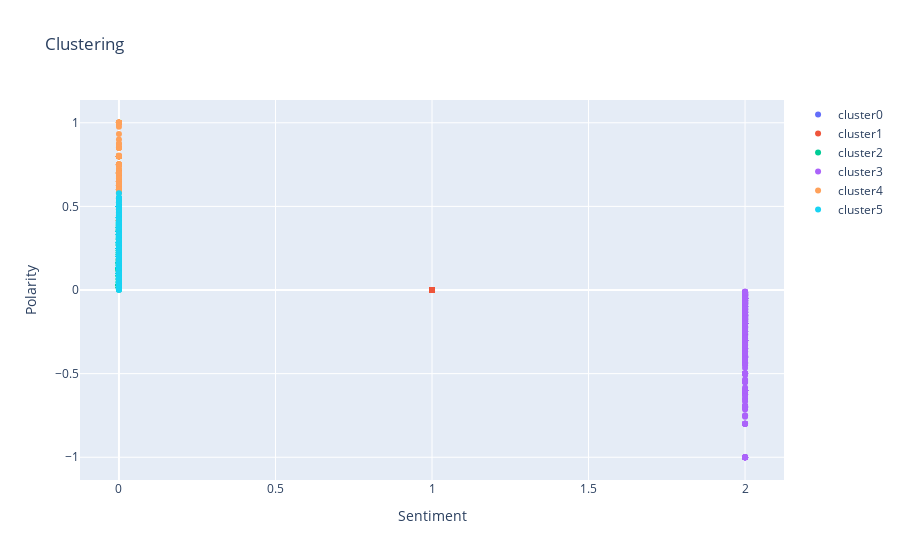

Notebook source saved alongside this figure:
### Code cell
# Plot the clusters onto a graph through a Scatter Plot that displays specific cluster data points.
plot_data = []

for clus in set(data_km['cluster']):
    df = data_km[data_km['cluster'] == clus]
    plot_data.append(go.Scatter(x=df['sentiment'], y=df['polarity'],
                                text=df['Artist'],
                                name='cluster' + str(clus), mode='markers'))
    
# Add the following for cluster centroids.
# df_cc = pd.DataFrame(km.cluster_centers_)
# plot_data.append(go.Scatter(x=df_cc[1], y=df_cc[0],
#                           # text=df['name'],
#                             name='cluster center', mode='markers'))

layout = go.Layout(xaxis=dict(title='Sentiment'), yaxis=dict(title='Polarity'),
                   title='Clustering')
fig = go.Figure(data=plot_data, layout=layout)
plotly.offline.iplot(fig)

### Figure 1 — Plotly figure (JSON) as saved in the notebook; plotly's stock layout.template omitted (floating-point values rounded to 4 significant figures; data arrays with more than 128 entries replaced by an {"elided": "..."} marker saying what was removed)
{"data": [{"mode": "markers", "name": "cluster0", "text": {"elided": "1099 int values"}, "type": "scatter", "x": {"elided": "1099 int values"}, "y": {"elided": "1099 float values"}}, {"mode": "markers", "name": "cluster1", "text": {"elided": "1642 int values"}, "type": "scatter", "x": {"elided": "1642 int values"}, "y": {"elided": "1642 int values"}}, {"mode": "markers", "name": "cluster2", "text": {"elided": "2395 int values"}, "type": "scatter", "x": {"elided": "2395 int values"}, "y": {"elided": "2395 float values"}}, {"mode": "markers", "name": "cluster3", "text": {"elided": "577 int values"}, "type": "scatter", "x": {"elided": "577 int values"}, "y": {"elided": "577 float values"}}, {"mode": "markers", "name": "cluster4", "text": {"elided": "305 int values"}, "type": "scatter", "x": {"elided": "305 int values"}, "y": {"elided": "305 float values"}}, {"mode": "markers", "name": "cluster5", "text": {"elided": "735 int values"}, "type": "scatter", "x": {"elided": "735 int values"}, "y": {"elided": "735 float values"}}], "layout": {"title": {"text": "Clustering"}, "xaxis": {"title": {"text": "Sentiment"}}, "yaxis": {"title": {"text": "Polarity"}}}}
